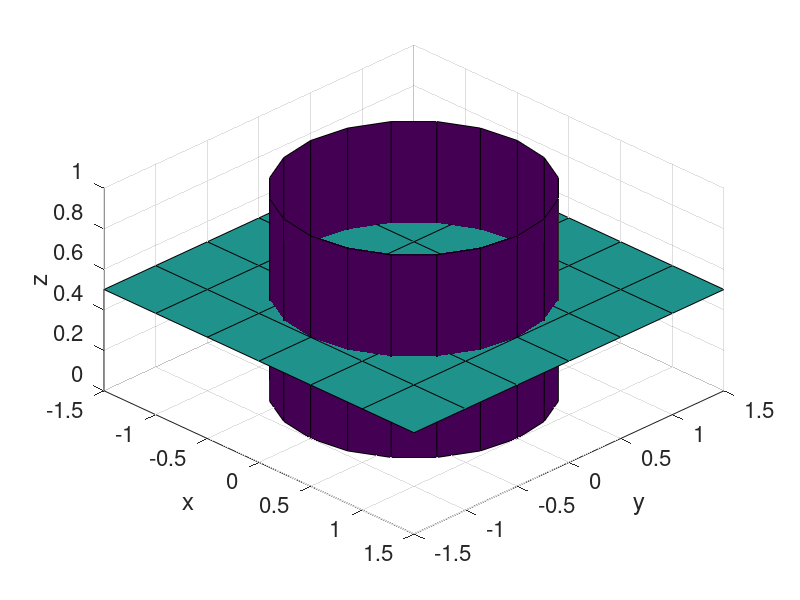

Here is the MATLAB script that generated this plot:


clc
clear
close all
%Cylinder

figure
hold on
cylinder


p.x = -1.5:0.5:1.5;
p.y = p.x;

[x,y] = meshgrid(p.x,p.y);
z = 0.5*ones(length(x));

s = surf(x,y,z);
set(gca,'fontsize',16)
xlabel('x');
ylabel('y');
zlabel('z');
grid on
view([45,45]);

